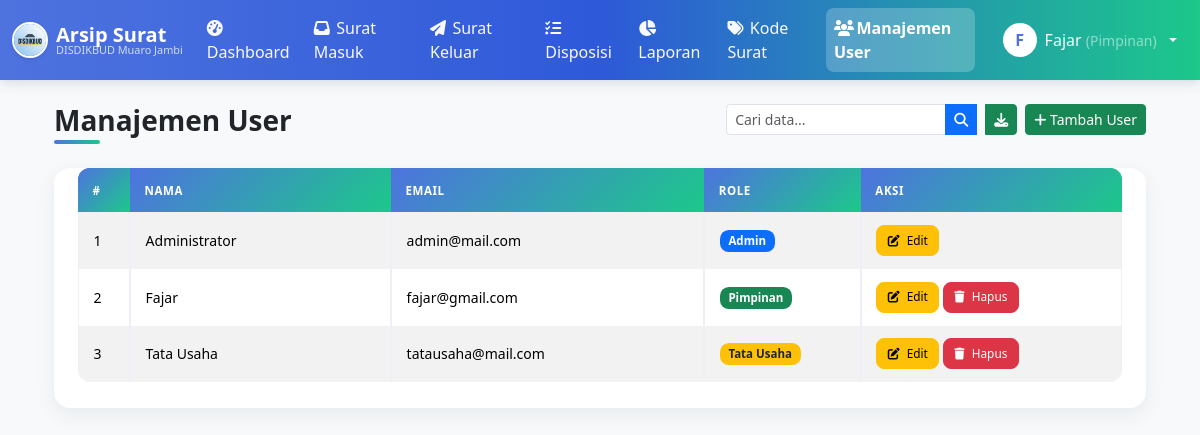
Screenshot of /admin/users.php (signed in) with the database file from the repository.
### tables this page shows
CREATE TABLE `users` (
  `id` int(11) NOT NULL,
  `nama` varchar(100) DEFAULT NULL,
  `email` varchar(100) DEFAULT NULL,
  `password` varchar(255) DEFAULT NULL,
  `role` varchar(20) NOT NULL,
  `created_at` timestamp NULL DEFAULT current_timestamp()
);

### admin/users.php (the view, shortened to what this page needs)
<?php
include "../includes/db.php";
$q = isset($_GET['q']) ? mysqli_real_escape_string($conn, $_GET['q']) : "";
if ($q) {
    $sql = "SELECT * FROM users
            WHERE nama LIKE '%$q%'
               OR email LIKE '%$q%'
               OR role LIKE '%$q%'
            ORDER BY role, nama";
} else {
    $sql = "SELECT * FROM users ORDER BY role, nama";
}
$users = mysqli_query($conn, $sql);
?>
<!DOCTYPE html>
<html lang="id">
<head>
  <link href="https://cdn.jsdelivr.net/npm/bootstrap@5.3.2/dist/css/bootstrap.min.css" rel="stylesheet">
  <link rel="stylesheet" href="https://cdnjs.cloudflare.com/ajax/libs/font-awesome/6.4.0/css/all.min.css">
</head>
<body class="bg-light">
<?php include "../includes/header.php"; ?>
<div class="container mt-4">
  <div class="d-flex justify-content-between align-items-center mb-3 flex-wrap">
    <h3 class="fw-bold mb-2">Manajemen User</h3>
    <div class="d-flex flex-wrap gap-2">
      <form class="d-flex mb-3" method="get" action="">
        <div class="input-group" style="max-width: 400px;">
          <input type="text" name="q" value="<?= htmlspecialchars($q ?? ""); ?>"
                class="form-control form-control-sm"
                placeholder="Cari data...">
          <button class="btn btn-sm btn-primary" type="submit">
            <i class="fa fa-search"></i>
          </button>
            <a href="export.php?type=users" class="btn btn-sm btn-success ms-2">
              <i class="fa fa-download"></i>
            </a>
        </div>
      </form>
      <a href="user_tambah.php" class="btn btn-success btn-sm mb-3">
        <i class="fa fa-plus"></i> Tambah User
      </a>
    </div>
  </div>
  <div class="card shadow-sm">
    <div class="card-body">
      <table class="table table-bordered table-striped align-middle">
        <thead class="text-white" style="background: linear-gradient(90deg, #4e73df, #1cc88a);">
          <tr>
            <th style="width:5%;">#</th>
            <th style="width:25%;">Nama</th>
            <th style="width:30%;">Email</th>
            <th style="width:15%;">Role</th>
            <th style="width:25%;">Aksi</th>
          </tr>
        </thead>
        <tbody>
          <?php if (mysqli_num_rows($users) > 0): ?>
            <?php $no=1; while($row=mysqli_fetch_assoc($users)): ?>
            <tr>
              <td><?= $no++; ?></td>
              <td><?= htmlspecialchars($row['nama']); ?></td>
              <td><?= htmlspecialchars($row['email']); ?></td>
              <td>
                <?php if($row['role'] == 'admin'): ?>
                  <span class="badge bg-primary">Admin</span>
                <?php elseif($row['role'] == 'pimpinan'): ?>
                  <span class="badge bg-success">Pimpinan</span>
                <?php elseif($row['role'] == 'tata_usaha'): ?>
                  <span class="badge bg-warning text-dark">Tata Usaha</span>
                <?php else: ?>
                  <span class="badge bg-secondary"><?= htmlspecialchars($row['role']); ?></span>
                <?php endif; ?>
              </td>
              <td>
                <a href="user_edit.php?id=<?= $row['id']; ?>" class="btn btn-sm btn-warning">
                  <i class="fa fa-edit"></i> Edit
                </a>
                <?php if ($row['role'] != 'admin'): ?>
                  <a href="users.php?hapus=<?= $row['id']; ?>"
                     class="btn btn-sm btn-danger"
                     onclick="return confirm('Yakin hapus user ini?');">
                    <i class="fa fa-trash"></i> Hapus
                  </a>
                <?php endif; ?>
              </td>
            </tr>
            <?php endwhile; ?>
          <?php else: ?>
            <tr>
              <td colspan="5" class="text-center text-muted">Tidak ada user ditemukan.</td>
            </tr>
          <?php endif; ?>
        </tbody>
      </table>
    </div>
  </div>
</div>
<?php include "../includes/footer.php"; ?>

### assets/css/style.css (style rules this page uses)
.card { border: none; border-radius: 1rem; box-shadow: 0 .4rem 1.2rem rgba(30, 60, 114, .08) !important; }
.card > .card-body { padding: 1.4rem 1.5rem 1.6rem; }
.card > .card-body:has(> table) { max-height: 68vh; overflow: auto; -webkit-overflow-scrolling: touch; padding-top: 0; }
.container h3.fw-bold { position: relative; display: inline-block; padding-bottom: .4rem; margin-bottom: 1.2rem; }
.container h3.fw-bold::after { content: ''; position: absolute; left: 0; bottom: 0; width: 46px; height: 4px; border-radius: 4px; background: linear-gradient(90deg, #4e73df, #1cc88a); }
.table.table-bordered.table-striped { border-collapse: separate; border-spacing: 0; border-radius: .75rem; margin-bottom: 0; background-color: #fff; }
.table.table-bordered.table-striped thead { background: linear-gradient(135deg, #4e73df 0%, #1cc88a 100%) !important; }
.table.table-bordered.table-striped thead th { background-color: #4e73df !important; background-image: linear-gradient(135deg, #4e73df 0%, #1cc88a 100%); color: #fff !important; font-weight: 600; font-size: .72rem; text-transform: uppercase; letter-spacing: .05em; padding: .85rem .9rem; border: none; white-space: nowrap; vertical-align: middle; position: sticky; top: 0; z-index: 3; }
.table.table-bordered.table-striped thead th:first-child { border-top-left-radius: .75rem; }
.table.table-bordered.table-striped thead th:last-child { border-top-right-radius: .75rem; }
.table.table-bordered.table-striped tbody tr:last-child td:first-child { border-bottom-left-radius: .75rem; }
.table.table-bordered.table-striped tbody tr:last-child td:last-child { border-bottom-right-radius: .75rem; }
.table.table-bordered.table-striped tbody td { padding: .8rem .9rem; font-size: .875rem; vertical-align: middle; border-color: #edf0f6; }
.table.table-bordered.table-striped tbody tr:nth-of-type(odd) { background-color: #f9fafd; }
.table.table-bordered.table-striped tbody tr { transition: background-color .15s ease; }
.badge { font-size: .72rem; font-weight: 600; padding: .45em .75em; border-radius: .55rem; }
.table .btn { font-size: .74rem; font-weight: 500; border-radius: .5rem; padding: .35rem .65rem; white-space: nowrap; }
.table .btn i { margin-right: .25rem; }

### includes/header.php (style rules this page uses)
body { background-color: #f4f6fb; font-family: 'Segoe UI', Tahoma, Geneva, Verdana, sans-serif; }

### rows the page displays
users: nama "Administrator", email "admin@mail.com", role "Admin"
users: nama "Fajar", email "fajar@gmail.com", role "Pimpinan"
users: nama "Tata Usaha", email "tatausaha@mail.com", role "Tata Usaha"

### other values shown
$inisial "F"
$nama_user "Fajar"
$label "Pimpinan"
